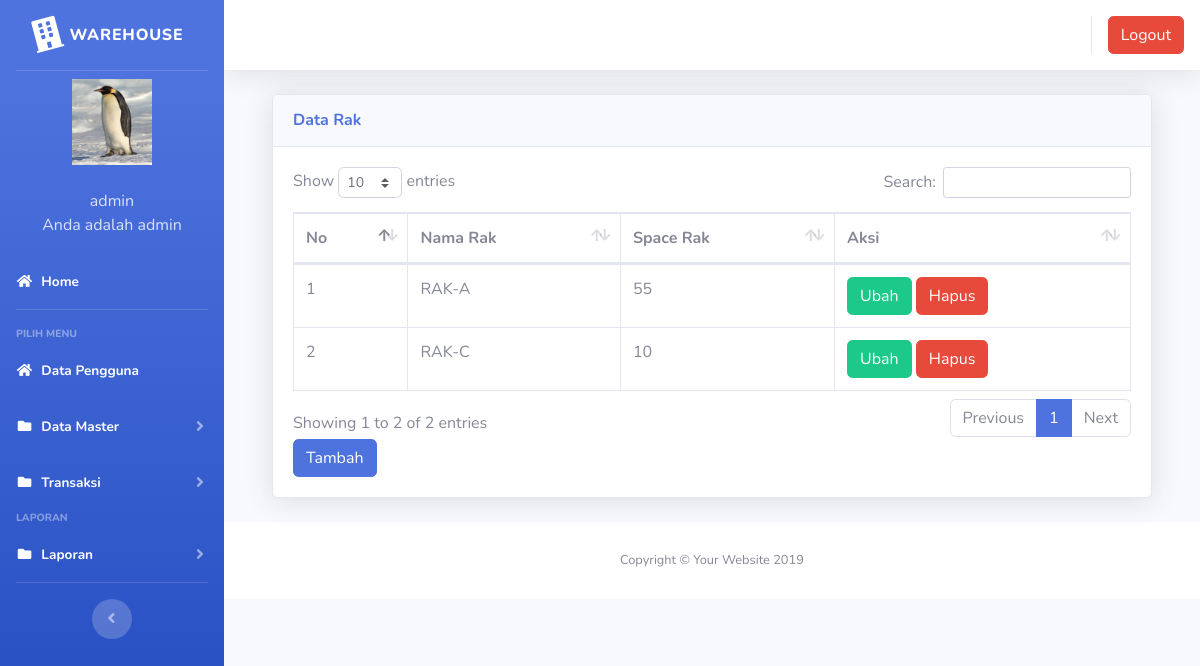
Page /index.php?page=rak (signed in) on the committed database.
### tables this page shows
CREATE TABLE `users` (
  `id` int(11) NOT NULL,
  `nik` varchar(10) NOT NULL,
  `nama` varchar(100) NOT NULL,
  `alamat` varchar(200) NOT NULL,
  `telepon` varchar(100) NOT NULL,
  `username` varchar(100) NOT NULL,
  `password` varchar(100) NOT NULL,
  `level` varchar(25) NOT NULL DEFAULT 'member',
  `foto` varchar(25) NOT NULL
);

CREATE TABLE `rak` (
  `id_rak` int(11) NOT NULL,
  `nama_rak` varchar(50) NOT NULL,
  `space_rak` int(11) NOT NULL
);

### index.php (the view, shortened to what this page needs)
<?php
	$koneksi = new mysqli("localhost","root","","inventori");
	?>
<!DOCTYPE html>
<html lang="en">
<head>
  <link href="vendor/fontawesome-free/css/all.min.css" rel="stylesheet" type="text/css">
  <link href="css/sb-admin-2.min.css" rel="stylesheet">
  <link href="vendor/datatables/dataTables.bootstrap4.min.css" rel="stylesheet">
</head>
<body id="page-top">
  <div id="wrapper">
    <ul class="navbar-nav bg-gradient-primary sidebar sidebar-dark accordion" id="accordionSidebar">
      <a class="sidebar-brand d-flex align-items-center justify-content-center" href="index.php">
        <div class="sidebar-brand-icon rotate-n-15">
          <i class="fas fa-building"></i>
        </div>
        <div class="sidebar-brand-text mx-2">WareHouse</div>
      </a>
      <hr class="sidebar-divider my-0">
 <?php
   if ($_SESSION['admin']) {
	   $user = $_SESSION['admin'];
   }
   $sql =$koneksi->query("select * from users where id='$user'");
   $data = $sql->fetch_assoc();
   ?>
    <li class="d-flex align-items-center justify-content-center">
        <a class="nav-link">
		 <img src="img/<?php echo $data['foto']?>" class="img-circle" width="80" alt="User"/></a>
	  </li>
		 <li class="nav-item ">
        <a class="nav-link">
         	<div class="d-flex align-items-center justify-content-center" class="name">  <?php echo  $data['nama'];?></div></font>
			<div class="d-flex align-items-center justify-content-center" class="email">Anda adalah <?php echo $data['level'];?></div>
		 </a>
      </li>
      <li class="nav-item active">
        <a class="nav-link" href="?page=home">
          <i class="fas fa-fw fa-home"></i>
          <span>Home</span></a>
      </li>
      <hr class="sidebar-divider">
      <div class="sidebar-heading">
        Pilih Menu
      </div>
	    <li class="nav-item active">
        <a class="nav-link" href="?page=pengguna">
          <i class="fas fa-fw fa-home"></i>
          <span>Data Pengguna</span></a>
      </li>
	   <li class="nav-item active">
        <a class="nav-link collapsed" href="#" data-toggle="collapse" data-target="#collapseData" aria-expanded="true" aria-controls="collapseData">
          <i class="fas fa-fw fa-folder"></i>
          <span>Data Master</span>
        </a>
      </li>
	    <li class="nav-item active">
        <a class="nav-link collapsed" href="#" data-toggle="collapse" data-target="#collapsePages" aria-expanded="true" aria-controls="collapsePages">
          <i class="fas fa-fw fa-folder"></i>
          <span>Transaksi</span>
        </a>
      </li>
      <div class="sidebar-heading">
        Laporan
      </div>
	     <li class="nav-item active">
        <a class="nav-link collapsed" href="#" data-toggle="collapse" data-target="#collapseLaporan" aria-expanded="true" aria-controls="collapseLaporan">
          <i class="fas fa-fw fa-folder"></i>
          <span>Laporan</span>
        </a>
      </li>
      <hr class="sidebar-divider d-none d-md-block">
      <div class="text-center d-none d-md-inline">
        <button class="rounded-circle border-0" id="sidebarToggle"></button>
      </div>
    </ul>
    <div id="content-wrapper" class="d-flex flex-column">
      <div id="content">
        <nav class="navbar navbar-expand navbar-light bg-white topbar mb-4 static-top shadow">
          <ul class="navbar-nav ml-auto">
            <li class="nav-item dropdown no-arrow">
			 <div class="top-menu">
        <ul class="nav pull-right top-menu">
		      <li><a onclick="return confirm('Apakah anda yakin akan logout?')" class="btn btn-danger" class="logout" href="logout.php">Logout</a></li>
        </ul>
      </div>
            </li>
          </ul>
        </nav>
        <div class="container-fluid">
		 <section class="content">
		      <?php
			   $page = $_GET['page'];
			   $aksi = $_GET['aksi'];
         if ($page == "rak") {
          if ($aksi == "") {
            include "page/rak/rak.php";
          }
        }
			   ?>
    </section>
</div>
      <footer class="sticky-footer bg-white">
        <div class="container my-auto">
          <div class="copyright text-center my-auto">
            <span>Copyright &copy; Your Website 2019</span>
          </div>
        </div>
      </footer>
    </div>
  </div>
  </div>
</body>
</html>

### page/rak/rak.php (shortened to what this page needs)
<div class="container-fluid">
  <div class="card shadow mb-4">
    <div class="card-header py-3">
      <h6 class="m-0 font-weight-bold text-primary">Data Rak</h6>
    </div>
    <div class="card-body">
      <div class="table-responsive">
        <table class="table table-bordered" id="dataTable" width="100%" cellspacing="0">
        <thead>
                                <tr>
			<th>No</th>
			<th>Nama Rak</th>
			<th>Space Rak</th>
                <th>Aksi</th>
                                </tr>
		</thead>
          <tbody>
            <?php
	$no = 1;
	$sql = $koneksi->query("select * from rak");
	while ($data = $sql->fetch_assoc()) {
	?>
                                <tr>
                                    <td><?php echo $no++; ?></td>
			<td><?php echo $data['nama_rak'] ?></td>
              <td><?php echo $data['space_rak'] ?></td>
			<td>
			<a href="?page=rak&aksi=ubahrak&id_rak=<?php echo $data['id_rak'] ?>" class="btn btn-success" >Ubah</a>
			<a onclick="return confirm('Apakah anda yakin akan menghapus data ini?')" href="?page=rak&aksi=hapusrak&id=<?php echo $data['id_rak'] ?>" class="btn btn-danger" >Hapus</a>
			</td>
                                </tr>
	<?php }?>
		   </tbody>
                        </table>
<a href="?page=rak&aksi=tambahrak" class="btn btn-primary" >Tambah</a>
      </div>
    </div>
  </div>
</div>

### rows in the picture
users: foto (picture), nama "admin", level "admin"
rak: nama_rak "RAK-A", space_rak "55"
rak: nama_rak "RAK-C", space_rak "10"
